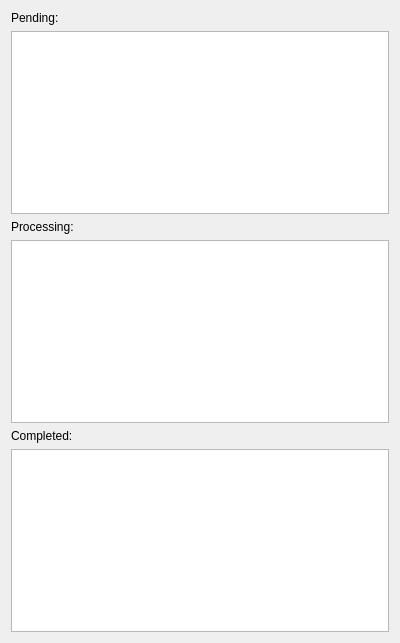
<?xml version="1.0" encoding="UTF-8"?>
<ui version="4.0">
 <class>InquiriesView</class>
 <widget class="QWidget" name="InquiriesView">
  <property name="geometry">
   <rect>
    <x>0</x>
    <y>0</y>
    <width>400</width>
    <height>643</height>
   </rect>
  </property>
  <property name="windowTitle">
   <string>InquiriesView</string>
  </property>
  <layout class="QVBoxLayout" name="verticalLayout">
   <item>
    <widget class="QLabel" name="label">
     <property name="text">
      <string>Pending:</string>
     </property>
    </widget>
   </item>
   <item>
    <widget class="QTableView" name="pendingView"/>
   </item>
   <item>
    <widget class="QLabel" name="label_2">
     <property name="text">
      <string>Processing:</string>
     </property>
    </widget>
   </item>
   <item>
    <widget class="QTableView" name="processingView"/>
   </item>
   <item>
    <widget class="QLabel" name="label_3">
     <property name="text">
      <string>Completed:</string>
     </property>
    </widget>
   </item>
   <item>
    <widget class="QTableView" name="completedView"/>
   </item>
  </layout>
 </widget>
 <resources/>
 <connections/>
</ui>
